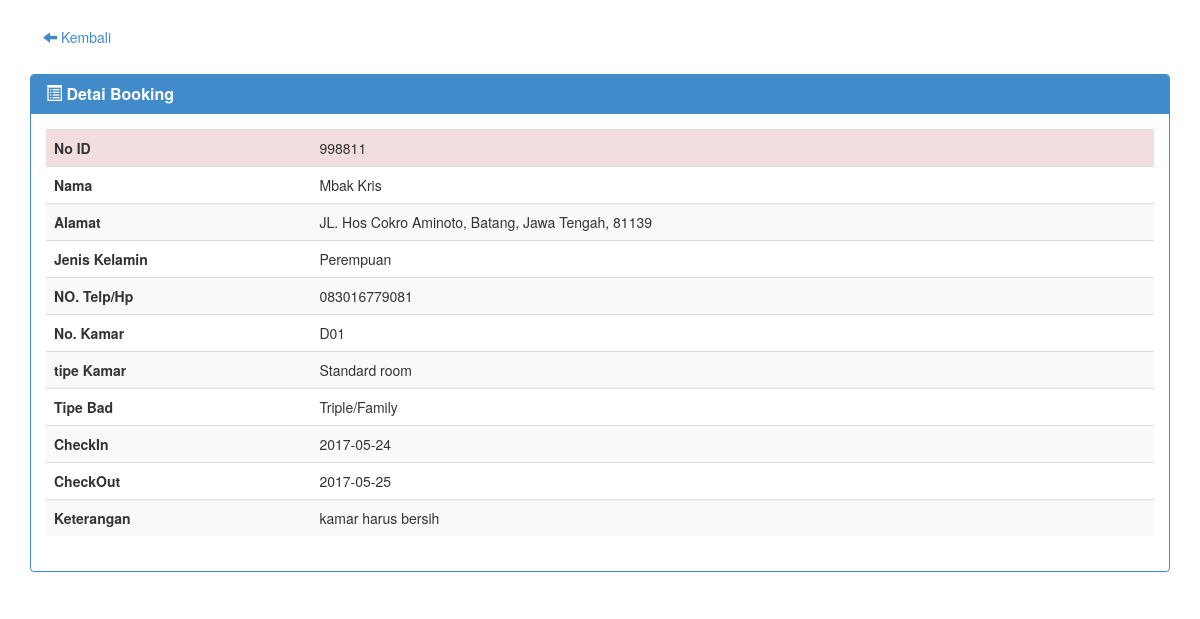
The app's page /detail.php?id=998811 with its own data.
### tables this page shows
CREATE TABLE IF NOT EXISTS `tamu` (
  `id` int(20) NOT NULL,
  `nama` varchar(40) NOT NULL,
  `jns_kel` varchar(20) NOT NULL,
  `notelp` char(13) NOT NULL,
  `jalan` varchar(100) NOT NULL,
  `provinsi` varchar(40) NOT NULL,
  `kota` varchar(30) NOT NULL,
  `kd_pos` int(7) NOT NULL,
  `tgl_checkin` date NOT NULL,
  `tgl_checkout` date NOT NULL,
  `keterangan` varchar(100) NOT NULL,
  `no_kamar` char(5) NOT NULL
);

CREATE TABLE IF NOT EXISTS `kamar` (
  `no_kamar` char(5) NOT NULL,
  `tipe_kamar` varchar(20) NOT NULL,
  `jml_ranjang` varchar(20) NOT NULL,
  `id` int(20) NOT NULL
);

### detail.php (the view, shortened to what this page needs)
<!DOCTYPE html>
<html>
<head>
    <link href="css/bootstrap.min.css" rel="stylesheet">
    <link href="css/datepicker.css" rel="stylesheet">
</head>
<body>
<div class="container">
    <br>
    <a class="btn" href="rekap.php"><span class="glyphicon glyphicon-arrow-left"></span>  Kembali</a><br><br>
    <?php
   $id_tm= $_GET['id'];
   $detail = mysql_query("SELECT tamu.id, tamu.nama, tamu.jns_kel, tamu.notelp, tamu.jalan, tamu.kota, tamu.provinsi, tamu.kd_pos, tamu.tgl_checkin, tamu.tgl_checkout, tamu.keterangan, kamar.no_kamar, kamar.tipe_kamar, kamar.jml_ranjang from tamu,kamar where tamu.id='$id_tm' LIMIT 1") or die(mysql_errno());
    while ($data=mysql_fetch_array($detail)){
    ?>
    <div class="row">
      <div class="col-md-12">
        <div class="panel panel-primary">
          <div class="panel-heading">
            <h3 class="panel-title"><i class="glyphicon glyphicon-list-alt"></i><b> Detai Booking</b> </h3>
          </div>
      <div class="panel-body">
        <table class="table table-responsive table-striped">
          <tbody>
            <tr>
                <td class="danger"><b>No ID<b></td>
                <td class="danger"><?php echo $data['id'] ?></td>
            </tr>
            <tr>
                <td><b>Nama<b></td>
                <td><?php echo $data['nama'] ?></td>
            </tr>
            <tr>
                <td><b>Alamat</b></td>
                <td><?php echo $data['jalan'] ?><?php echo ", "; ?> <?php echo $data['kota'] ?><?php echo ", "; ?><?php echo $data['provinsi'] ?><?php echo ", "; ?><?php echo $data['kd_pos'] ?></td>
            </tr>
            <tr>
                <td><b>Jenis Kelamin<b></td>
                <td><?php echo $data['jns_kel'] ?></td>
            </tr>
            <tr>
                <td><b>NO. Telp/Hp<b></td>
                <td><?php echo $data['notelp'] ?></td>
            </tr>
            <tr>
                <td><b>No. Kamar<b></td>
                <td><?php echo $data['no_kamar'] ?></td>
            </tr>
            <tr>
                <td><b>tipe Kamar<b></td>
                <td><?php echo $data['tipe_kamar'] ?></td>
            </tr>
            <tr>
                <td><b>Tipe Bad<b></td>
                <td><?php echo $data['jml_ranjang'] ?></td>
            </tr>
            <tr>
                <td><b>CheckIn<b></td>
                <td><?php echo $data['tgl_checkin'] ?></td>
            </tr>
            <tr>
                <td><b>CheckOut<b></td>
                <td><?php echo $data['tgl_checkout'] ?></td>
            </tr>
            <tr>
                <td><b>Keterangan<b></td>
                <td><?php echo $data['keterangan'] ?></td>
            </tr>
        </table>
      </div>
    </div>
        <?php
    }
    ?>
</div>

### records on screen
tamu: id "998811", nama "Mbak Kris", jalan "JL. Hos Cokro Aminoto", kota "Batang", provinsi "Jawa Tengah", kd_pos "81139", jns_kel "Perempuan", notelp "083016779081", kamar.no_kamar "D01", kamar.tipe_kamar "Standard room", kamar.jml_ranjang "Triple/Family", tgl_checkin "2017-05-24", tgl_checkout "2017-05-25", keterangan "kamar harus bersih"
